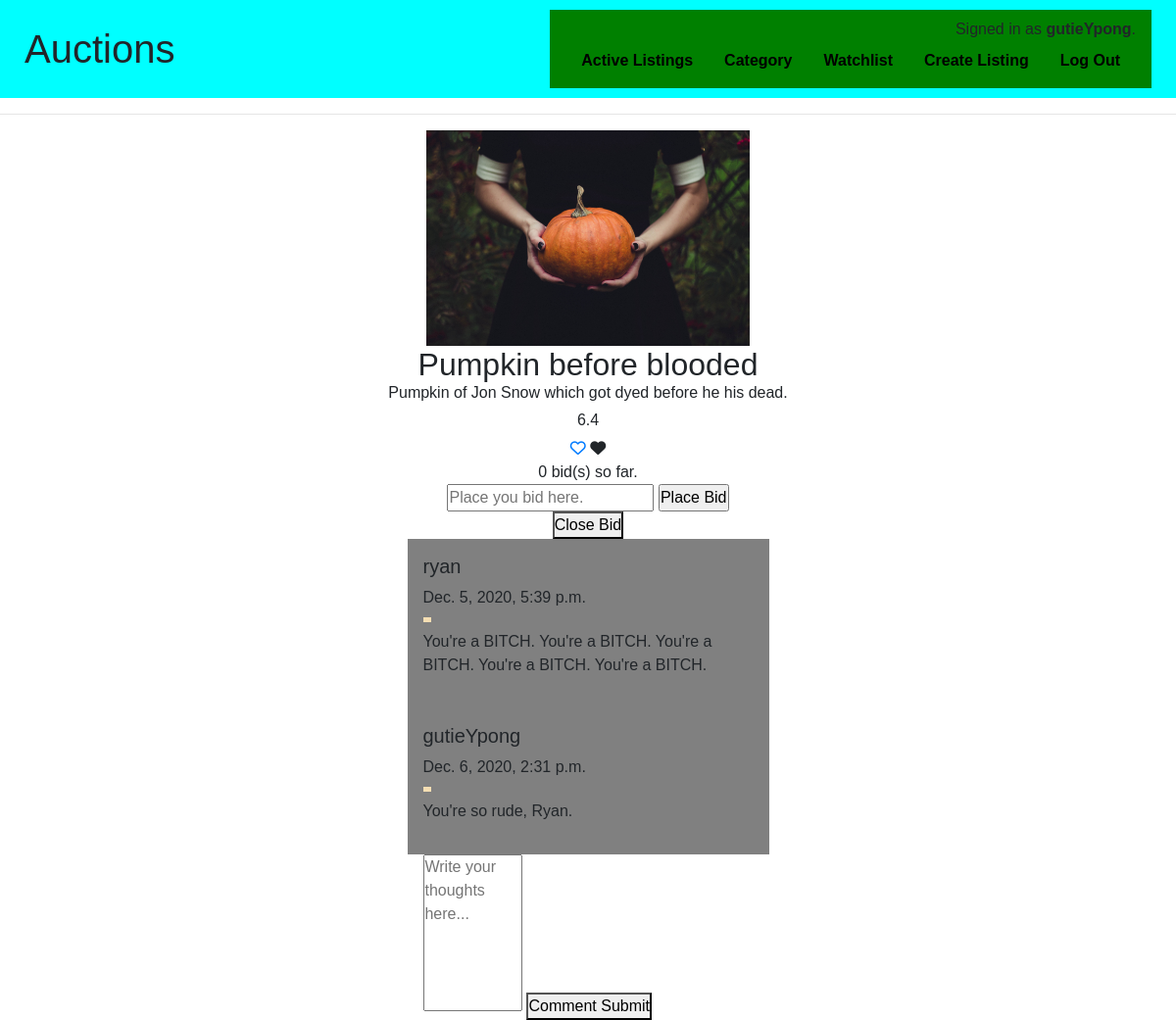
/Pumpkin before blooded/detail (signed in), run on the app's committed database.
### auctions/models.py (models this page shows, shortened)
class User(AbstractUser):
    pass

class Listing(models.Model):
    item_image = models.ImageField(upload_to='images/', blank=True, null=True)
    item_name = models.CharField(max_length=64)
    item_desc = models.CharField(max_length=128)
    starting_bid = models.FloatField()
    item_category = models.ForeignKey(Category, on_delete=models.CASCADE, related_name="classified")
    watchlist = models.ManyToManyField(User, blank=True, related_name="favorites")
    bid_count = models.IntegerField(default=0, blank=False)
    is_active = models.BooleanField(default=True)
    item_creater = models.ForeignKey(User, on_delete=models.CASCADE, related_name="creater")

class Comment(models.Model):
    comment_item = models.ForeignKey(Listing, on_delete=models.CASCADE, related_name="commentitem")
    comment_name = models.ForeignKey(User, on_delete=models.CASCADE, related_name="commentname")
    comment_content = models.TextField()
    created_on = models.DateTimeField(auto_now_add=True)
    class Meta:
        ordering = ['created_on']

### auctions/views.py (the view)
# urls.py: path("<str:item_name>/detail", views.detail, name="detail"),
def detail(request, item_name):
    listing_item = Listing.objects.get(item_name=item_name)
    bidder_obj = Bidder.objects.filter(bidder_item=listing_item.id)
    comment_obj = Comment.objects.filter(comment_item=listing_item.id)
    is_creater = False
    any_bidder = False
    if listing_item.item_creater_id == request.user.id:
        is_creater = True
    if bidder_obj.exists():
        last_bidder = bidder_obj.latest('bid_time').bidder_name
        any_bidder = True
        return render(request, "auctions/listing_detail.html", {
            "item": listing_item,
            "last_bidder": last_bidder,
            "is_creater": is_creater,
            "any_bidder": any_bidder,
            "comments": comment_obj
        })
    else:
        return render(request, "auctions/listing_detail.html", {
            "item": listing_item,
            "is_creater": is_creater,
            "any_bidder": any_bidder,
            "comments": comment_obj
        })

### auctions/templates/auctions/listing_detail.html (shortened to what this page needs)
{% extends "auctions/layout.html" %}
{% block body %}
    <img src="{{ item.item_image.url }}">
    <h2>{{ item.item_name }}</h2>
    <h6>{{ item.item_desc }}</h5>
    <h6 class="bid">{{ item.starting_bid }}</h6>
    {% if item.is_active %}
        <div class="add_2_watchlist_icon">
            <span><a href="{% url 'add_2_watchlist' item.id %}"><i class="far fa-heart"></i></a></span>
            <span><i class="fas fa-heart"></i></span>
        </div>
        <div>
            <span>{{ item.bid_count }} bid(s) so far.</span>
        </div>
        <form action="{% url 'bid_update' item.id %}" method="post">
            <input type="number" min={{ item.starting_bid }} step="0.01" placeholder="Place you bid here." name="bid">
            <input type="submit" value="Place Bid">
        </form>
        {% if is_creater %}
            <form action="{% url 'close_bid' item.id %}" method="post">
                <button type="submit" name="CloseBid">Close Bid</button>
            </form>
        {% endif %}
    {% endif %}
    {% if comments %}
        {% for comment in comments %}
            <div class="container">
                <div class="comment-box">
                    <h5>{{ comment.comment_name }}</h5>
                    <span class="comment-date">{{ comment.created_on }}</span>
                    <div class="visual"></div>
                    <p>{{ comment.comment_content }}</p>
                </div>
            </div>
        {% endfor %}
    {% endif %}
    {% if user.is_authenticated %}
        <form action="{% url 'comment_submit' item.id %}" method="POST">
            <textarea name="CMcontent" placeholder="Write your thoughts here..."></textarea>
            <button type="submit" name="CMsubmit">Comment Submit</button>
        </form>
    {% endif %}
{% endblock %}

### auctions/templates/auctions/layout.html (shortened to what this page needs)
{% load static %}
<!DOCTYPE html>
<html lang="en">
    <head>
        <link rel="stylesheet" href="https://stackpath.bootstrapcdn.com/bootstrap/4.4.1/css/bootstrap.min.css">
        <link href="{% static 'auctions/styles.css' %}" rel="stylesheet">
    </head>
    <body>
        <div class="header">
            <div class="row">
                <h1>Auctions</h1>
                <div class="navbar">
                    <div class="sign-in-bar">
                        {% if user.is_authenticated %}
                            Signed in as <strong>{{ user.username }}</strong>.
                        {% else %}
                            Not signed in.
                        {% endif %}
                    </div>
                    <ul class="nav">
                        <li class="nav-item">
                            <a class="nav-link" href="{% url 'index' %}">Active Listings</a>
                        </li>
                        <li class="nav-item">
                            <a class="nav-link" href="{% url 'category' %}">Category</a>
                        </li>
                        {% if user.is_authenticated %}
                            <li class="nav-item">
                                <a class="nav-link" href="{% url 'watchlist' %}">Watchlist</a>
                            </li>
                            <li class="nav-item">
                                <a class="nav-link" href="{% url 'create_listing' %}">Create Listing</a>
                            </li>
                            <li class="nav-item">
                                <a class="nav-link" href="{% url 'logout' %}">Log Out</a>
                            </li>
                        {% endif %}
                    </ul>
                </div>
            </div>
        </div>
        <hr>
        <div class="main">
            <div class="row">
                {% block body %}
                {% endblock %}
            </div>
        </div>
    </body>
</html>

### auctions/static/auctions/styles.css (style rules this page uses)
* { margin: 0; padding: 0; box-sizing: border-box; }
body { font-family: 'Poppins', sans-serif; }
h1, h2 { margin-bottom: 0; }
img { max-width: 100%; object-fit: fill; height: 220px; }
.header { max-width: 100%; margin: auto; background-color: cyan; }
.header .row { display: flex; justify-content: space-between; align-items: center; padding: 10px 40px; }
.header .navbar { display: flex; flex-direction: column; justify-content: flex-end; align-items: flex-end; background-color: green; }
.header a { color: black; font-weight: bold; }
.main .row { display: flex; align-items: center; flex-direction: column; }
form textarea { width:30%;height:20vh;resize: none; }
.container { width: 30%; display: flex; flex-direction: column; padding: 1rem; background-color: gray; }
.container .visual { aspect-ratio: 16/9; background: wheat; margin: 0.5rem 0; color: green; height: 5px; }

### data on the page
User: username "gutieYpong"
Listing: item_image (picture), item_name "Pumpkin before blooded", item_desc "Pumpkin of Jon Snow which got dyed before he his dead.", starting_bid "6.4", bid_count "0"
Comment: comment_name "ryan", created_on "Dec. 5, 2020, 5:39 p.m.", comment_content "You're a BITCH. You're a BITCH. You're a BITCH. You're a BITCH. You're a BITCH."
Comment: comment_name "gutieYpong", created_on "Dec. 6, 2020, 2:31 p.m.", comment_content "You're so rude, Ryan."
